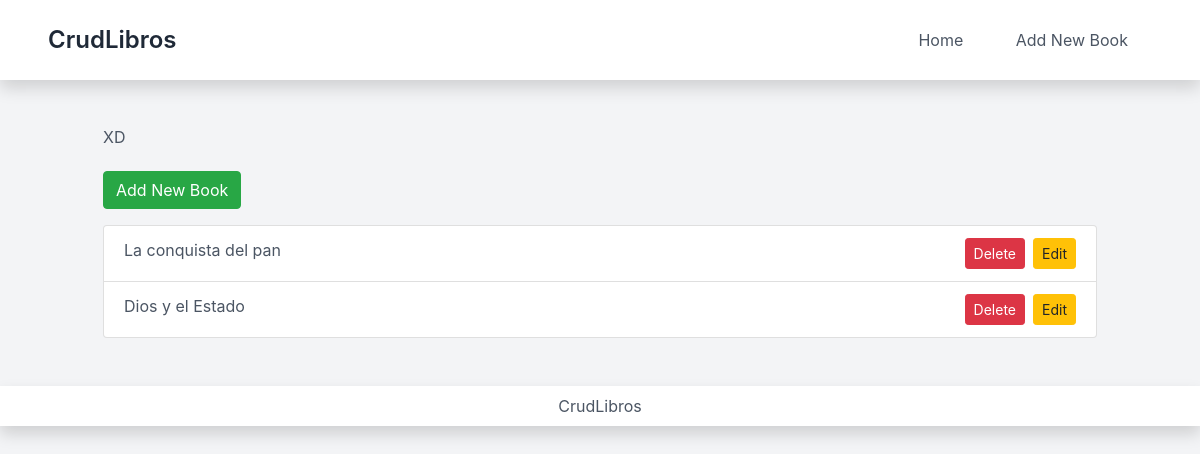
Before: / with the older database file.
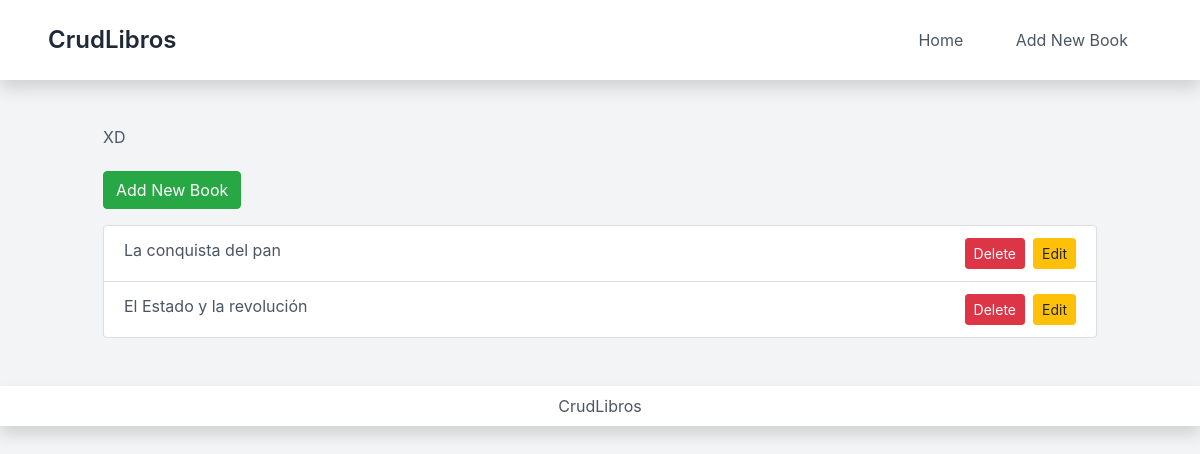
After: the same page with the newer database file.
### books/models.py (models this page shows, shortened)
class Book(models.Model):
    title = models.CharField(max_length=200)
    author = models.CharField(max_length=100)
    published_year = models.PositiveIntegerField()
    in_stock = models.BooleanField(default=True)
    CATEGORIES_CHOICES = [
        ('Novela', 'Novela'),
        ('Ciencia Ficción', 'Ciencia Ficción'),
        ('Política', 'Política'),
        ('Historia', 'Historia'),
        ('Comic', 'Comic'),
    ]
    categories = models.CharField(max_length=50, choices=CATEGORIES_CHOICES, blank=True)
    TARGET_AUDIENCE_CHOICES = [
        ('Adulto', 'Adulto'),
        ('Joven', 'Joven'),
        ('Niño', 'Niño'),
        ('Universitario', 'Universitario'),
    ]
    target_audience = models.CharField(max_length=50, choices=TARGET_AUDIENCE_CHOICES, blank=True)

### books/views.py (the view)
# urls.py: path('', views.book_list, name='book_list'),
def book_list(request):
    books = Book.objects.all()
    return render(request, 'books/book_list.html', {'books': books})

### books/templates/books/book_list.html
{% extends 'layout/base.html' %}
{% block content %}
<div class="container">
    <h1 class="my-4">XD</h1>
    <a href="{% url 'book_create' %}" class="btn btn-success mb-3">Add New Book</a>
    <ul class="list-group">
        {% for book in books %}
            <li class="list-group-item">
                <a href="{% url 'book_detail' book.pk %}">{{ book.title }}</a>
                <a href="{% url 'book_update' book.pk %}" class="btn btn-warning btn-sm float-end">Edit</a>
                <a href="{% url 'book_delete' book.pk %}" class="btn btn-danger btn-sm float-end me-2">Delete</a>
            </li>
        {% empty %}
            <li class="list-group-item">No hay libros disponibles.</li>
        {% endfor %}
    </ul>
</div>
{% endblock %}

### books/templates/layout/base.html (shortened to what this page needs)
<!DOCTYPE html>
<html lang="en">
<head>
    <script src="https://cdn.tailwindcss.com"></script>
    <link rel="stylesheet" href="https://maxcdn.bootstrapcdn.com/bootstrap/4.5.2/css/bootstrap.min.css">
</head>
<body class="antialiased bg-gray-100 text-gray-600">
    <header class="bg-white shadow">
        <div class="max-w-6xl mx-auto px-4 py-4 flex justify-between items-center">
            <h1 class="text-2xl font-semibold text-gray-800">CrudLibros</h1>
            <nav>
                <a href="{% url 'book_list' %}" class="px-4 py-2 text-gray-600 hover:text-blue-500">Home</a>
                <a href="{% url 'book_create' %}" class="px-4 py-2 text-gray-600 hover:text-blue-500">Add New Book</a>
            </nav>
        </div>
    </header>
    <main class="max-w-6xl mx-auto p-4">
        {% block content %}{% endblock %}
    </main>
    <footer class="bg-white shadow mt-4">
        <div class="max-w-6xl mx-auto px-4 py-2 text-center">
            <p>CrudLibros</p>
        </div>
    </footer>
</body>
</html>

Changed rows visible on the page:
removed Book: title "Dios y el Estado"
added Book: title "El Estado y la revolución"
